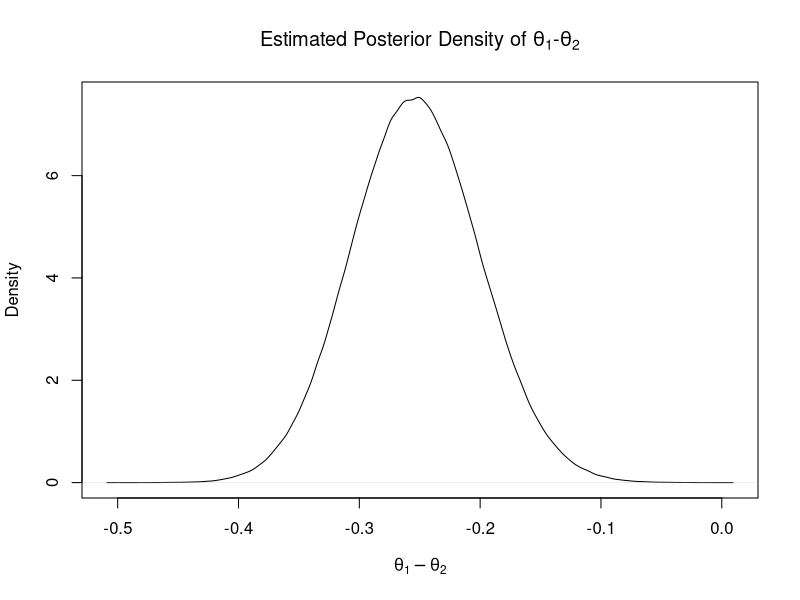

The R source for this figure:
## ---- chunk 1
pi
## ---- chunk 2
sample_size <- 1
x <- runif(sample_size)
y <- runif(sample_size)
4*mean(x**2 + y**2 <= 1)
## ---- chunk 3
sim_vals <- rnorm(15000,mean = 200, sd = 18)
quantile(sim_vals, .80)
## ---- chunk 4
theta1s <- rbeta(6000, 75, 123)
theta2s <- rbeta(6000, 91, 53)
diffs = theta1s - theta2s
mean(diffs)
## ---- chunk 5
quantile(diffs, c(0.025, 0.975))
## ---- chunk 6
mean(diffs <= -0.2)
## ---- chunk 7
t1s <- rbeta(1000000, 75,123)
t2s <- rbeta(1000000,91,53)
plot(density(t1s-t2s),
xlab=expression(theta[1]-theta[2]),
main=expression(paste("Estimated Posterior Density of ",
theta[1], "-", theta[2]), sep=""))
